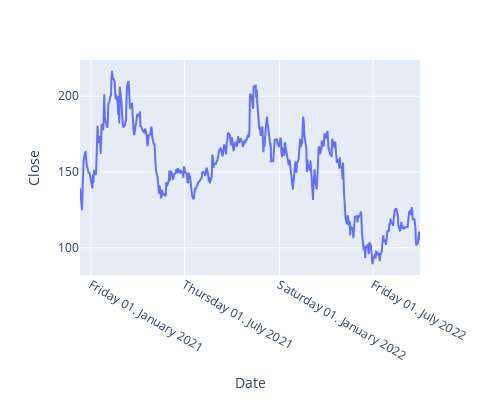

The code cell stored with this chart in its notebook:
### Code cell
fig = px.line(data_frame=df_abnb, x='Date', y='Close', width=500, height=400)
fig.update_xaxes(tickformat="%A %d. %B %Y")
# 날짜 지정

### Figure 1 — Plotly figure (JSON) as saved in the notebook; plotly's stock layout.template omitted (floating-point values rounded to 4 significant figures; data arrays with more than 128 entries replaced by an {"elided": "..."} marker saying what was removed)
{"data": [{"hovertemplate": "Date=%{x}<br>Close=%{y}<extra></extra>", "legendgroup": "", "line": {"color": "#636efa", "dash": "solid"}, "marker": {"symbol": "circle"}, "mode": "lines", "name": "", "orientation": "v", "showlegend": false, "type": "scatter", "x": {"elided": "454 str values"}, "xaxis": "x", "y": {"elided": "454 float values"}, "yaxis": "y"}], "layout": {"height": 400, "legend": {"tracegroupgap": 0}, "margin": {"t": 60}, "width": 500, "xaxis": {"anchor": "y", "domain": [0, 1], "tickformat": "%A %d. %B %Y", "title": {"text": "Date"}}, "yaxis": {"anchor": "x", "domain": [0, 1], "title": {"text": "Close"}}}}
